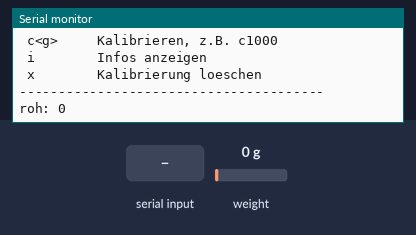
Simulated run of this sketch. Board: ESP32. Parts: the last lines printed to the serial monitor. The inputs (shaded band) are chosen by the test bench; at power-on: weight on the scale 0 g. EEPROM starts erased.

Above: at 3.7 s.
3.8 s: "t\n" received over Serial
At 7.3 s:
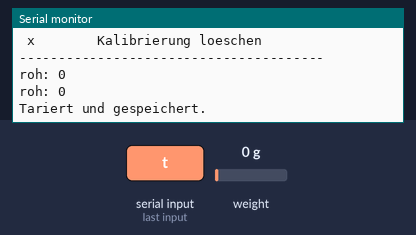
7.8 s: "i\n" received over Serial
At 9.3 s:
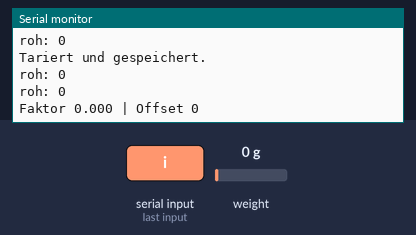
10.0 s: "x\n" received over Serial
At 11.1 s:
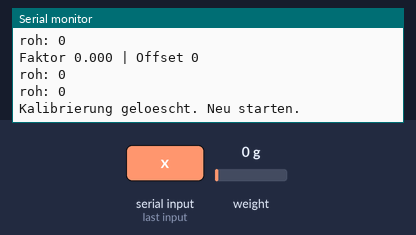
12.0 s: "c90\n" received over Serial
At 15.3 s:
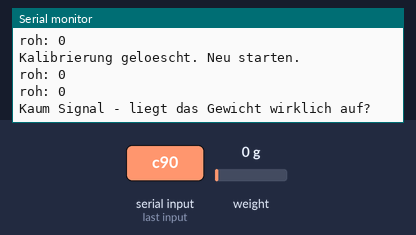
16.0 s: "c,45\n" received over Serial
At 17.0 s:
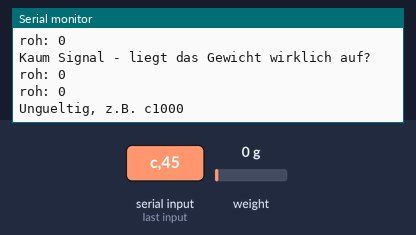
18.0 s: weight on the scale set to 100 g
At 19.3 s:
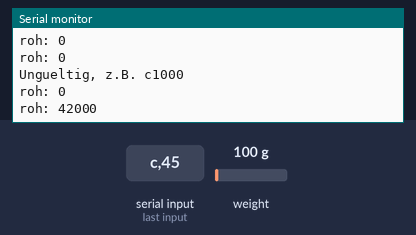

Measured:
- after the input at 3.8 s, the serial monitor: prints a new line after 2.7 s (image 1)
- after the input at 7.8 s, the serial monitor: prints a new line after 0.72 s (image 2)
- after the input at 10.0 s, the serial monitor: prints a new line after 0.52 s (image 3)
- after the input at 12.0 s, the serial monitor: prints a new line after 2.5 s (image 4)
- after the input at 16.0 s, the serial monitor: prints a new line after 0.52 s (image 5)
- after the input at 18.0 s, the serial monitor: prints a new line after 0.53 s (image 6)

The sketch:

esp32_hx711_4zellen_kalibrierung.ino
```cpp
/*
Nach dem Flashen ein bis zwei Minuten warten, bis sich der HX711 thermisch eingelaufen hat — sonst wandert der Nullpunkt danach noch weg. Dann Waage leer lassen und t senden. Anschließend das bekannte Gewicht auflegen und c mit dem Gewicht in Gramm senden, bei 1 kg also c1000. Ab dem Moment zeigt die Ausgabe Gramm.
Im seriellen Monitor unten „Neue Zeile" oder „NL & CR" einstellen, sonst kommt kein Befehl an.
*/

#include "HX711.h"
#include <Preferences.h>

const int DT_PIN  = 18;
const int SCK_PIN = 19;

HX711 scale;
Preferences prefs;
float faktor = 0.0f;   // 0 = noch nicht kalibriert

void hilfe() {
  Serial.println("---------------------------------------");
  Serial.println(" t        Tarieren (Nullpunkt setzen)");
  Serial.println(" c<g>     Kalibrieren, z.B. c1000");
  Serial.println(" i        Infos anzeigen");
  Serial.println(" x        Kalibrierung loeschen");
  Serial.println("---------------------------------------");
}

void setup() {
  Serial.begin(115200);
  delay(500);

  scale.begin(DT_PIN, SCK_PIN);
  if (!scale.wait_ready_timeout(3000)) {
    Serial.println("HX711 nicht gefunden - Verkabelung pruefen");
    while (1) delay(1000);
  }

  prefs.begin("waage", false);
  faktor      = prefs.getFloat("faktor", 0.0f);
  long offset = prefs.getLong("offset", 0);

  if (faktor != 0.0f) {
    scale.set_scale(faktor);
    scale.set_offset(offset);
    Serial.printf("Kalibrierung geladen: Faktor %.3f\n", faktor);
  } else {
    Serial.println("Noch nicht kalibriert.");
    Serial.println("1) Waage leeren, 't' senden");
    Serial.println("2) Bekanntes Gewicht auflegen, z.B. 'c1000'");
    scale.tare(20);
  }
  hilfe();
}

void befehl(String s) {
  s.trim();
  if (s.length() == 0) return;

  if (s == "t") {
    scale.tare(20);
    prefs.putLong("offset", scale.get_offset());
    Serial.println("Tariert und gespeichert.");
  }
  else if (s.startsWith("c")) {
    float gramm = s.substring(1).toFloat();
    if (gramm <= 0) { Serial.println("Ungueltig, z.B. c1000"); return; }

    float roh = scale.get_value(20);       // Rohwert abzueglich Offset
    if (abs(roh) < 1000) {
      Serial.println("Kaum Signal - liegt das Gewicht wirklich auf?");
      return;
    }
    faktor = roh / gramm;
    scale.set_scale(faktor);
    prefs.putFloat("faktor", faktor);
    Serial.printf("Kalibriert: Faktor %.3f gespeichert.\n", faktor);
  }
  else if (s == "i") {
    Serial.printf("Faktor %.3f | Offset %ld\n", faktor, scale.get_offset());
  }
  else if (s == "x") {
    prefs.clear();
    faktor = 0.0f;
    scale.set_scale();
    Serial.println("Kalibrierung geloescht. Neu starten.");
  }
  else hilfe();
}

void loop() {
  if (Serial.available()) befehl(Serial.readStringUntil('\n'));

  static unsigned long t = 0;
  if (millis() - t > 1000) {
    t = millis();
    if (faktor != 0.0f) Serial.printf("%.0f g\n", scale.get_units(10));
    else                Serial.printf("roh: %.0f\n", scale.get_value(10));
  }
}
```
